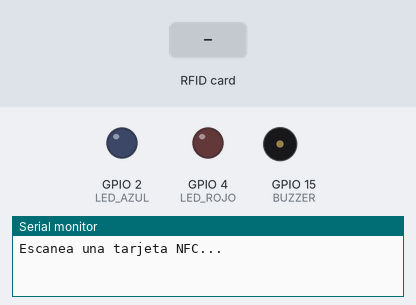
A sketch run on a simulated ESP32. Parts: output pins drawn as LEDs (lit = HIGH), buzzer (waves = sounding), the last lines printed to the serial monitor. The inputs (shaded band) are chosen by the test bench. WiFi joins after 1.5 s; servers stay silent unless stated.

Above: at 3.0 s.
3.1 s: RFID card 5E 7A 19 C4 held to the reader
At 3.5 s:
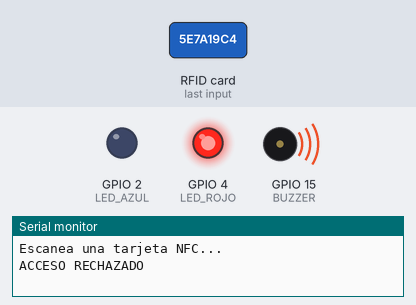
At 4.1 s:
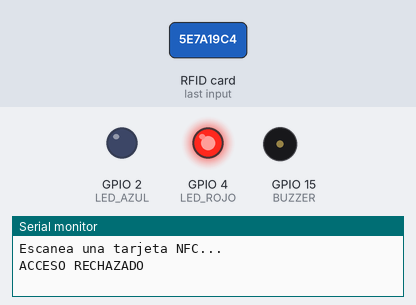
6.1 s: RFID card 42 21 29 07 held to the reader
At 7.1 s:
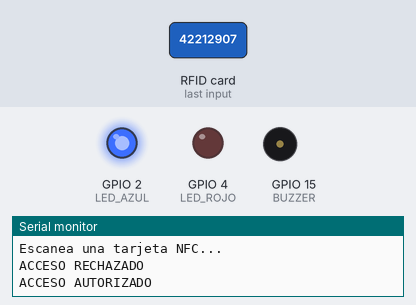
Timing chart, 0 to 9.6 s (numbered marks = the images above; inputs shaded):
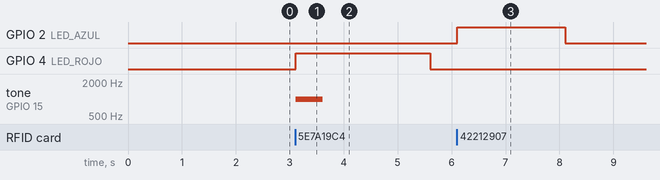

The sketch:

rfid4.ino
```cpp
/***************************************************
 * Configuración obligatoria para Blynk IoT
 ***************************************************/
#define BLYNK_TEMPLATE_ID "TMPL2y3xVk6uN"
#define BLYNK_TEMPLATE_NAME "Zagal"  // Reemplaza con el nombre de tu plantilla
#define BLYNK_AUTH_TOKEN "NEAa8ktZBEfBLLUJn0um01KE_5Gy4eRS"   // Reemplaza con tu Auth Token

#include <Wire.h>
#include <Adafruit_PN532.h>
#include <WiFi.h>
#include <BlynkSimpleEsp32.h>

// Pines I2C ESP32
#define SDA_PIN 21
#define SCL_PIN 22

// LEDs y buzzer
#define LED_AZUL 2
#define LED_ROJO 4
#define BUZZER 15

// Inicialización PN532
Adafruit_PN532 nfc(SDA_PIN, SCL_PIN);

// UID autorizado
byte UID_AUTORIZADO[] = {0x42, 0x21, 0x29, 0x07};

// Credenciales WiFi
char ssid[] = "ITT_D3";
char pass[] = "todossomostecnm";

void setup() {
  Serial.begin(115200);
  Wire.begin(SDA_PIN, SCL_PIN);

  nfc.begin();
  if (!nfc.getFirmwareVersion()) {
    Serial.println("No se encontró el PN532");
    while (1);
  }
  nfc.SAMConfig();

  pinMode(LED_AZUL, OUTPUT);
  pinMode(LED_ROJO, OUTPUT);
  pinMode(BUZZER, OUTPUT);

  // Conexión a Blynk
  Blynk.begin(BLYNK_AUTH_TOKEN, ssid, pass);

  Serial.println("Escanea una tarjeta NFC...");
}

void loop() {
  Blynk.run();

  uint8_t uid[7];
  uint8_t uidLength;
  if (!nfc.readPassiveTargetID(PN532_MIFARE_ISO14443A, uid, &uidLength)) {
    return;
  }

  bool tarjeta_autorizada = true;
  for (byte i = 0; i < uidLength; i++) {
    if (i < sizeof(UID_AUTORIZADO) && uid[i] != UID_AUTORIZADO[i]) {
      tarjeta_autorizada = false;
    }
  }

  if (tarjeta_autorizada) {
    Serial.println("ACCESO AUTORIZADO");
    digitalWrite(LED_AZUL, HIGH);
    digitalWrite(LED_ROJO, LOW);
    noTone(BUZZER);

    // Reflejar en la app Blynk
    Blynk.virtualWrite(V1, 1); // LED azul virtual
    Blynk.virtualWrite(V2, 0); // LED rojo virtual
    Blynk.virtualWrite(V3, 1); // acceso autorizado
  } else {
    Serial.println("ACCESO RECHAZADO");
    digitalWrite(LED_AZUL, LOW);
    digitalWrite(LED_ROJO, HIGH);
    tone(BUZZER, 1000);
    delay(500);
    noTone(BUZZER);

    Blynk.virtualWrite(V1, 0); // LED azul virtual
    Blynk.virtualWrite(V2, 1); // LED rojo virtual
    Blynk.virtualWrite(V3, 0); // acceso rechazado
  }

  delay(2000);
  digitalWrite(LED_AZUL, LOW);
  digitalWrite(LED_ROJO, LOW);
}
```

Measured:
- after the input at 3.1 s, GPIO 4 (LED_ROJO): LOW → HIGH at once, → LOW 2.5 s later; tone on GPIO 15 (BUZZER): silent → 1000 Hz at once, → silent 0.50 s later
- after the input at 6.1 s, GPIO 2 (LED_AZUL): LOW → HIGH at once, → LOW 2.0 s later
